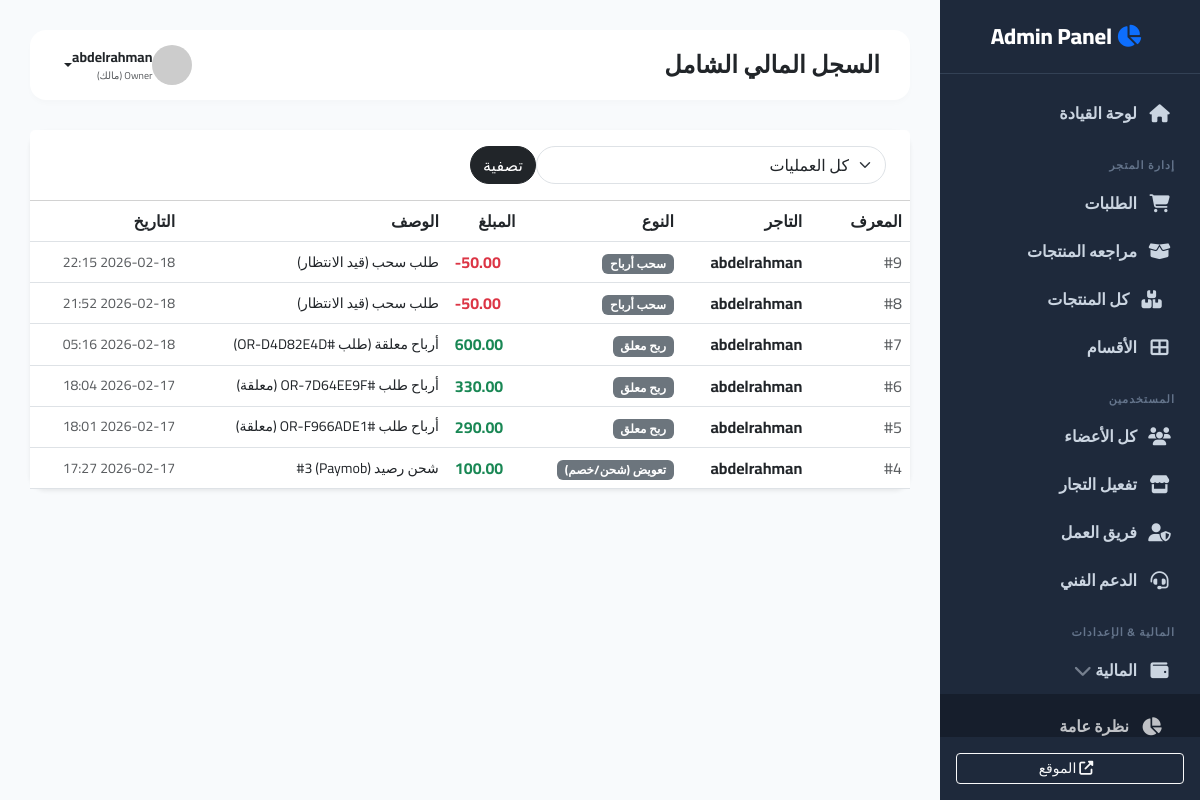
/super/finance/logs/ (signed in), run on an earlier commit of the app's database.
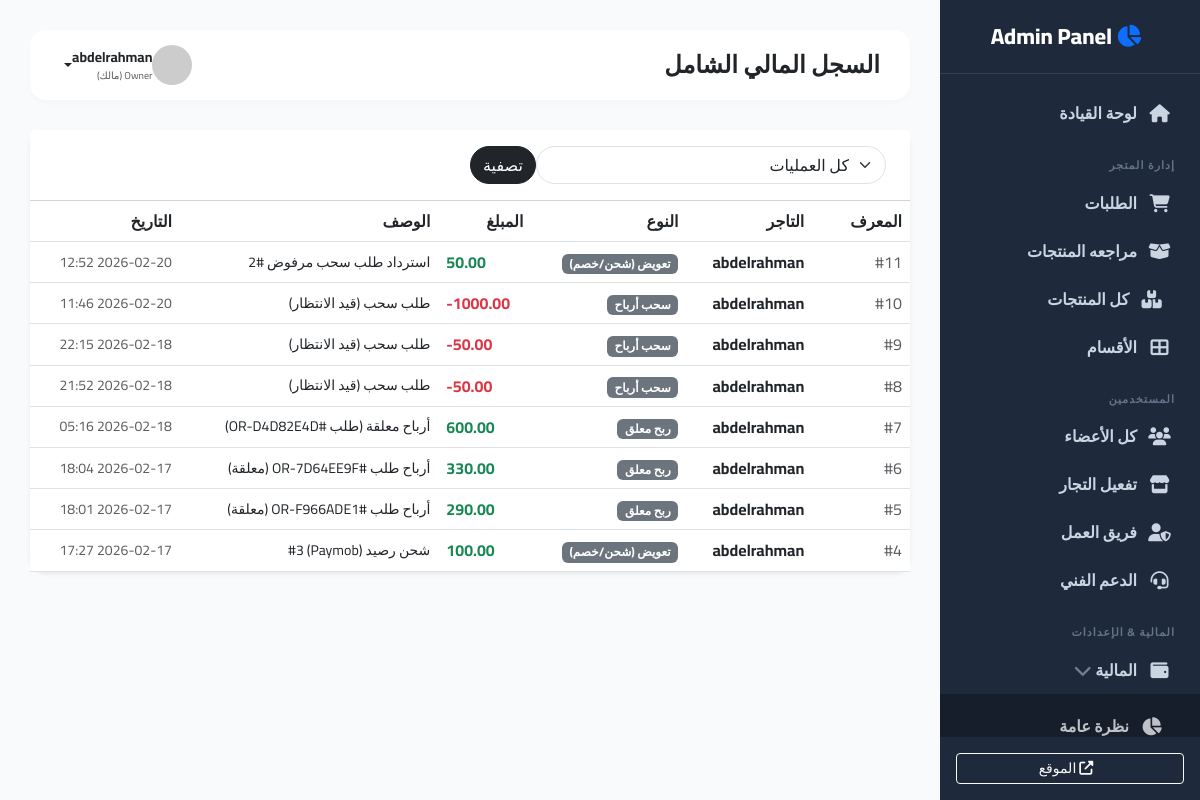
And on a later commit of the database.
### accounts/models.py (models this page shows, shortened)
class User(AbstractUser):
    class Role(models.TextChoices):
        CUSTOMER = "CUSTOMER", "عميل"
        MERCHANT = "MERCHANT", "تاجر"
        OWNER = "OWNER", "Owner (مالك)"
        ADMIN_LVL2 = "ADMIN_LVL2", "مشرف درجة ثانية"
        ADMIN_LVL3 = "ADMIN_LVL3", "مشرف درجة ثالثة (خدمة عملاء)"
    role = models.CharField(max_length=20, choices=Role.choices, default=Role.CUSTOMER)
    phone_primary = models.CharField(max_length=15, unique=True, verbose_name="رقم الهاتف الأساسي")
    phone_secondary = models.CharField(max_length=15, blank=True, null=True, verbose_name="رقم هاتف احتياطي")
    device_id = models.CharField(max_length=255, blank=True, null=True, help_text="لمنع تكرار الحسابات من نفس الجهاز")
    is_banned = models.BooleanField(default=False, verbose_name="محظور")

### store/models.py (models this page shows, shortened)
class WalletTransaction(models.Model):
    class TxType(models.TextChoices):
        SALE = "SALE", "ربح مبيعات"
        PENDING = "PENDING", "ربح معلق"
        COMPENSATION = "COMPENSATION", "تعويض (شحن/خصم)"
        WITHDRAWAL = "WITHDRAWAL", "سحب أرباح"
        REFUND_DEDUCTION = "REFUND", "خصم مرتجع"
    wallet = models.ForeignKey(Wallet, on_delete=models.CASCADE, related_name='transactions')
    amount = models.DecimalField(max_digits=10, decimal_places=2, verbose_name="المبلغ")
    transaction_type = models.CharField(max_length=20, choices=TxType.choices, verbose_name="نوع العملية")
    related_order_id = models.CharField(max_length=50, null=True, blank=True, verbose_name="رقم الطلب المرتبط")
    description = models.CharField(max_length=255, verbose_name="وصف العملية")
    created_at = models.DateTimeField(auto_now_add=True)
    balance_after = models.DecimalField(max_digits=12, decimal_places=2, verbose_name="الرصيد بعد العملية")
    is_released = models.BooleanField(default=False, verbose_name="تم تحرير الرصيد") # <--- أضفه هنا

class Wallet(models.Model):
    merchant = models.OneToOneField(MerchantProfile, on_delete=models.CASCADE, related_name='wallet')
    balance = models.DecimalField(max_digits=12, decimal_places=2, default=0.00, verbose_name="الرصيد الحالي")
    updated_at = models.DateTimeField(auto_now=True)
    pending_balance = models.DecimalField(max_digits=12, decimal_places=2, default=0.00, verbose_name="رصيد معلق")

class MerchantProfile(models.Model):
    user = models.OneToOneField(settings.AUTH_USER_MODEL, on_delete=models.CASCADE, related_name='merchant_profile')
    national_id = models.CharField(max_length=14, unique=True, verbose_name="الرقم القومي")
    id_card_front = models.ImageField(upload_to='merchant_ids/', verbose_name="صورة البطاقة (أمام)")
    id_card_back = models.ImageField(upload_to='merchant_ids/', verbose_name="صورة البطاقة (خلف)")
    shop_image = models.ImageField(upload_to='shops/', verbose_name="صورة المحل/الشخصية")
    minimum_balance_required = models.DecimalField(
        max_digits=10, decimal_places=2, default=0.00,
        verbose_name="الحد الأدنى للرصيد"
    )
    is_approved = models.BooleanField(default=False, verbose_name="تمت الموافقة من المشرف")
    created_at = models.DateTimeField(auto_now_add=True)
    tax_register_number = models.CharField(max_length=50, blank=True, null=True, verbose_name="رقم السجل الضريبي")
    goods_quantity = models.CharField(max_length=100, verbose_name="كمية البضاعة المحتملة")
    goods_types = models.TextField(verbose_name="أنواع البضاعة")
    goods_average_price = models.CharField(max_length=100, verbose_name="متوسط الأسعار")
    goods_sizes = models.TextField(verbose_name="المقاسات المتاحة")
    free_shipping_threshold = models.PositiveIntegerField(default=0, verbose_name="حد الشحن المجاني (عدد قطع)")
    is_free_shipping_active = models.BooleanField(default=False, verbose_name="تفعيل عرض الشحن المجاني")

### supervisor/views.py (the view)
# urls.py: path('finance/logs/', views.finance_logs, name='super_finance_logs'),
@login_required
def finance_logs(request):
    if not is_supervisor(request.user): return redirect('home')
    tx_type = request.GET.get('type')
    logs = WalletTransaction.objects.all().select_related('wallet__merchant__user').order_by('-created_at')
    if tx_type:
        logs = logs.filter(transaction_type=tx_type)
    return render(request, 'supervisor/finance_logs.html', {'logs': logs})

### store/context_processors.py (called while the page is built)
def site_settings(request):
    settings = SiteSetting.objects.first()
    return {'site_settings': settings}

### supervisor/views.py (called while the page is built)
def is_supervisor(user):
    return user.is_superuser or user.role in [User.Role.ADMIN_LVL2, User.Role.ADMIN_LVL3, User.Role.OWNER]

### templates/supervisor/finance_logs.html (shortened to what this page needs)
{% extends 'supervisor/base_supervisor.html' %}
{% block page_title %}السجل المالي الشامل{% endblock %}
{% block content %}
<div class="card border-0 shadow-sm rounded-4">
    <div class="card-header bg-white py-3">
        <form class="d-flex w-50">
            <select name="type" class="form-select rounded-pill me-2">
                <option value="">كل العمليات</option>
            </select>
            <button class="btn btn-dark rounded-pill">تصفية</button>
        </form>
    </div>
    <div class="table-responsive">
        <table class="table table-hover align-middle mb-0">
            <thead class="bg-light">
                <tr>
                    <th class="ps-4">المعرف</th>
                    <th>التاجر</th>
                    <th>النوع</th>
                    <th>المبلغ</th>
                    <th>الوصف</th>
                    <th>التاريخ</th>
                </tr>
            </thead>
            <tbody>
                {% for log in logs %}
                <tr>
                    <td class="ps-4 text-muted">#{{ log.id }}</td>
                    <td class="fw-bold">{{ log.wallet.merchant.user.first_name }}</td>
                    <td><span class="badge bg-secondary">{{ log.get_transaction_type_display }}</span></td>
                    <td class="{% if log.amount > 0 %}text-success{% else %}text-danger{% endif %} fw-bold" dir="ltr">
                        {{ log.amount }}
                    </td>
                    <td class="small">{{ log.description }}</td>
                    <td class="small text-muted">{{ log.created_at|date:"Y-m-d H:i" }}</td>
                </tr>
                {% endfor %}
            </tbody>
        </table>
    </div>
</div>
{% endblock %}

### templates/supervisor/base_supervisor.html (shortened to what this page needs)
<!DOCTYPE html>
<html lang="ar" dir="rtl">
<head>
    <link href="https://cdn.jsdelivr.net/npm/bootstrap@5.3.0/dist/css/bootstrap.min.css" rel="stylesheet">
    <link rel="stylesheet" href="https://cdnjs.cloudflare.com/ajax/libs/font-awesome/6.4.0/css/all.min.css">
</head>
<body>
    <div class="sidebar" id="sidebar">
        <div class="sidebar-brand">
            <i class="fas fa-chart-pie text-primary me-2"></i> Admin Panel
        </div>
        <div class="sidebar-menu">
            <a href="{% url 'supervisor_dashboard' %}" class="nav-link {% if request.resolver_match.url_name == 'supervisor_dashboard' %}active{% endif %}">
                <i class="fas fa-home"></i> لوحة القيادة
            </a>
            <div class="nav-title">إدارة المتجر</div>
            <a href="{% url 'super_all_orders' %}" class="nav-link {% if request.resolver_match.url_name == 'super_all_orders' %}active{% endif %}">
                <i class="fas fa-shopping-cart"></i> الطلبات
            </a>
            <a href="{% url 'super_pending_products' %}" class="nav-link {% if request.resolver_match.url_name == 'super_pending_products' %}active{% endif %}">
                <i class="fas fa-box-open"></i>  مراجعه المنتجات
            </a>
            <a href="{% url 'super_all_products' %}" class="nav-link">
                <i class="fas fa-boxes me-2"></i> كل المنتجات
            </a>
            <a href="{% url 'super_categories' %}" class="nav-link {% if request.resolver_match.url_name == 'super_categories' %}active{% endif %}">
                <i class="fas fa-th-large"></i> الأقسام
            </a>
            <div class="nav-title">المستخدمين</div>
            <a href="{% url 'super_users_list' %}" class="nav-link {% if request.resolver_match.url_name == 'super_users_list' %}active{% endif %}">
                <i class="fas fa-users"></i> كل الأعضاء
            </a>
            <a href="{% url 'super_pending_merchants' %}" class="nav-link {% if request.resolver_match.url_name == 'super_pending_merchants' %}active{% endif %}">
                <i class="fas fa-store"></i> تفعيل التجار
            </a>
            {% if request.user.role == 'OWNER' or request.user.is_superuser %}
            <a href="{% url 'super_team' %}" class="nav-link {% if request.resolver_match.url_name == 'super_team' %}active{% endif %}">
                <i class="fas fa-user-shield"></i> فريق العمل
            </a>
            {% endif %}
            <a href="{% url 'super_support_tickets' %}" class="nav-link">
                <i class="fas fa-headset"></i> الدعم الفني
            </a>
            <div class="nav-title">المالية & الإعدادات</div>
            <a class="nav-link collapsed" data-bs-toggle="collapse" href="#financeMenu" role="button" aria-expanded="false">
                <i class="fas fa-wallet"></i> المالية
                <i class="fas fa-chevron-down ms-auto small opacity-50"></i>
            </a>
            <div class="collapse {% if 'finance' in request.path %}show{% endif %}" id="financeMenu">
                <div class="bg-black bg-opacity-25 py-2">
                    <a href="{% url 'super_finance_overview' %}" class="nav-link ps-5 small text-light opacity-75">
                        <i class="fas fa-chart-pie me-2"></i> نظرة عامة
                    </a>
                </div>
            </div>
        </div>
        <div class="p-3">
            <a href="{% url 'home' %}" class="btn btn-outline-light w-100 btn-sm"><i class="fas fa-external-link-alt me-2"></i> الموقع</a>
        </div>
    </div>
    <div class="main-content">
        <nav class="top-navbar">
            <div class="d-flex align-items-center">
                <h4 class="mb-0 fw-bold text-dark">{% block page_title %}لوحة القيادة{% endblock %}</h4>
            </div>
            <div class="dropdown">
                <a href="#" class="d-flex align-items-center text-dark text-decoration-none dropdown-toggle" data-bs-toggle="dropdown">
                    <img src="https://ui-avatars.com/api/?name={{ request.user.first_name }}&background=3b82f6&color=fff" class="rounded-circle me-2" width="40">
                    <div class="d-none d-md-block">
                        <span class="d-block fw-bold small">{{ request.user.first_name }}</span>
                        <span class="d-block text-muted" style="font-size: 10px;">{{ request.user.get_role_display }}</span>
                    </div>
                </a>
            </div>
        </nav>
        {% block content %}{% endblock %}
    </div>
</body>
</html>

### templates/supervisor/base_supervisor.html (style rules this page uses)
:root { --sidebar-width: 260px; --sidebar-bg: #1e293b; --sidebar-hover: #334155; --primary-color: #3b82f6; --bg-body: #f8fafc; }
body { font-family: 'Cairo', sans-serif; background-color: var(--bg-body); overflow-x: hidden; }
.sidebar { position: fixed; top: 0; right: 0; bottom: 0; width: var(--sidebar-width); background: var(--sidebar-bg); color: #94a3b8; transition: 0.3s; z-index: 1000; display: flex; flex-direction: column; }
.sidebar-brand { padding: 20px; font-size: 22px; font-weight: 800; color: #fff; text-align: center; border-bottom: 1px solid #334155; }
.sidebar-menu { flex-grow: 1; padding: 15px 0; overflow-y: auto; }
.nav-link { padding: 12px 25px; color: #cbd5e1; font-weight: 600; display: flex; align-items: center; text-decoration: none; border-right: 3px solid transparent; transition: 0.2s; cursor: pointer; }
.nav-link i.fa-chevron-down { transition: transform 0.3s; }
.nav-link i { width: 25px; margin-left: 10px; font-size: 18px; text-align: center; }
.nav-title { padding: 20px 25px 5px; font-size: 11px; text-transform: uppercase; color: #64748b; font-weight: 700; letter-spacing: 1px; }
.main-content { margin-right: var(--sidebar-width); padding: 30px; transition: 0.3s; }
.top-navbar { background: #fff; padding: 15px 30px; border-radius: 16px; box-shadow: 0 4px 6px -1px rgba(0,0,0,0.02); display: flex; justify-content: space-between; align-items: center; margin-bottom: 30px; }

What changed in the data, as far as the page shows it:
added WalletTransaction: id "11", wallet.merchant.user.first_name "abdelrahman", transaction_type "تعويض (شحن/خصم)", amount "50.00", description "استرداد طلب سحب مرفوض #2", created_at "2026-02-20 12:52"
added WalletTransaction: id "10", wallet.merchant.user.first_name "abdelrahman", transaction_type "سحب أرباح", amount "-1000.00", description "طلب سحب (قيد الانتظار)", created_at "2026-02-20 11:46"
